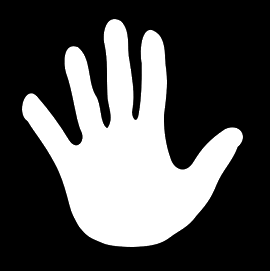
#> input picture hand.png, 270 x 271 px
$ python convex_hull.py   (older library calls are emulated)
#> lines starting #> are read from the running program, lines starting #| are printed output that depends on the picture; after the words box and inside, x2 and y2 are one past the last pixel; in counts of white or black regions, pixels touching at a corner belong together
#Filename : convex.py

import cv2
import numpy as np

img = cv2.imread('hand.png')
#> img is the input picture: shape (271, 270, 3); min 0, max 255, mean 81
img1 = img.copy()
imgray = cv2.cvtColor(img,cv2.COLOR_BGR2GRAY)
ret, thresh = cv2.threshold(imgray, 120,255,0)
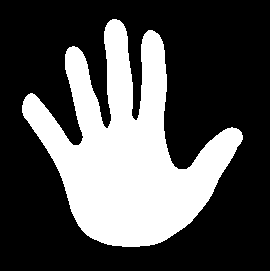
#> thresh: shape (271, 270); 31.8% white; 1 white region
image, contours, hierachy = cv2.findContours(thresh, cv2.RETR_TREE
,cv2.CHAIN_APPROX_SIMPLE)
#> contours = 1 contour; box (x1, y1, x2, y2) and area: (22, 19, 243, 247) 22694

cnt = contours[0]
#> cnt = contour of 494 points, box (x1, y1, x2, y2) (22, 19, 243, 247), area 22694
print(len(cnt))
#| 494
cv2.drawContours(img, [cnt], 0, (0, 255, 0), 3)
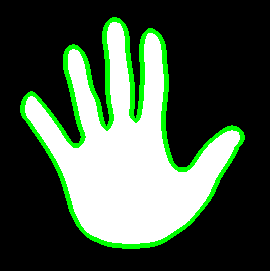
#> img: shape (271, 270, 3); 7.56% of pixels changed, all inside (x1, y1, x2, y2) = (20, 17, 245, 249)
cv2.imshow('Original Contour', img)

# contour가 Convex Hull 인지를 확인한다.
chk = cv2.isContourConvex(cnt)
#> chk = False

if not chk:
    cvxhull = cv2.convexHull(cnt)
#> cvxhull = contour of 38 points, box (x1, y1, x2, y2) (22, 19, 243, 247), area 32860
    print(len(cvxhull))
#| 38
    cv2.drawContours(img1, [cvxhull], 0, (0, 255, 0), 3)
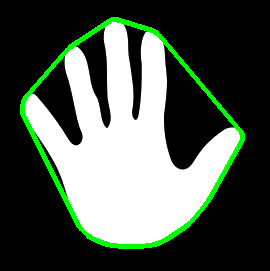
#> img1: shape (271, 270, 3); 4.37% of pixels changed, all inside (x1, y1, x2, y2) = (20, 17, 245, 249)
    cv2.imshow('Convex Hull', img1)

cv2.waitKey(0)
cv2.destroyAllWindows()
